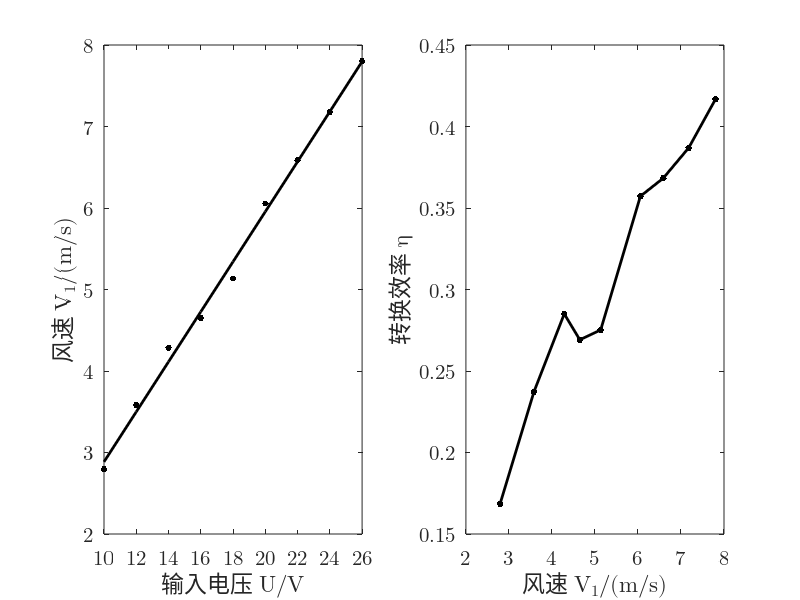

Reproduce this figure in MATLAB.
u =(10:2:26);
i =[0.065 0.081 0.099 0.117 0.137 0.156 0.177 0.200 0.220];
v1=[2.795 3.582 4.286 4.648 5.133 6.056 6.587 7.180 7.803];
r=0.5*103.84*10^(-3);
s=pi*r*r;
rho=1.185;
p0=u.*i
p1=0.5.*rho.*s.*(v1.^3)
ita=p1./p0

subplot(1, 2, 1);
uv=scatter(u, v1, 200, 'k', '.');
hold on;
xlim([10, 26])
xticks(u)
set(gca, 'FontName', 'Latin Modern Math', 'FontSize', 15);
xlabel('\fontname{Songti SC}输入电压 \fontname{Latin Modern Math}U/V');
ylabel('\fontname{Songti SC}风速 \fontname{Latin Modern Math}V_1/(m/s)');
box on;
M=[u' ones(9,1)];
k=M\(v1');
v1pre=(M*k)';

plot(u, v1pre, '-k', 'LineWidth', 2);

subplot(1, 2, 2);
plot(v1, ita, '.-k', 'LineWidth', 2, 'MarkerSize', 15);
set(gca, 'FontName', 'Latin Modern Math', 'FontSize', 15);
xlabel('\fontname{Songti SC}风速 \fontname{Latin Modern Math}V_1/(m/s)');
ylabel('\fontname{Songti SC}转换效率 \fontname{Latin Modern Math}\eta');




% r=(400:200:2000);
% u1=[2.40,3.20,3.85,4.10,4.42,4.67,4.88,5.02,5.25];
% u2=[5.12,6.30,7.20,8.01,8.30,8.71,8.96,9.15,9.20];
% p1=u1.^2./r
% p2=u2.^2./r
%
% plot(r, p1, '.--k', 'LineWidth', 2, 'MarkerSize', 15);
% hold on;
% plot(r, p2, '.-k', 'LineWidth', 2, 'MarkerSize', 15);
% set(gca, 'FontName', 'Latin Modern Math', 'FontSize', 15);
%
% xlim([400, 2000])
% xticks(r)
%
% legend(["\fontname{Songti SC}风机电压 \fontname{Latin Modern Math}16V; \fontname{Songti SC}风速 \fontname{Latin Modern Math}4.648m/s", "\fontname{Songti SC}风机电压 \fontname{Latin Modern Math}24V; \fontname{Songti SC}风速 \fontname{Latin Modern Math}7.180m/s"],...
%     'FontSize', 18);
% xlabel('\fontname{Songti SC}负载电阻 \fontname{Latin Modern Math}R/\Omega');
% ylabel('\fontname{Songti SC}输出功率 \fontname{Latin Modern Math}P/W');
% dddd=(0:13:104)-8;
% text(r-dddd, p1+0.001, arrayfun(@(x)sprintf("%.4f", x), p1), 'fontname', 'latin modern math', 'fontsize', 12)
% text(r-dddd, p2-0.001, arrayfun(@(x)sprintf("%.4f", x), p2), 'fontname', 'latin modern math', 'fontsize', 12);
